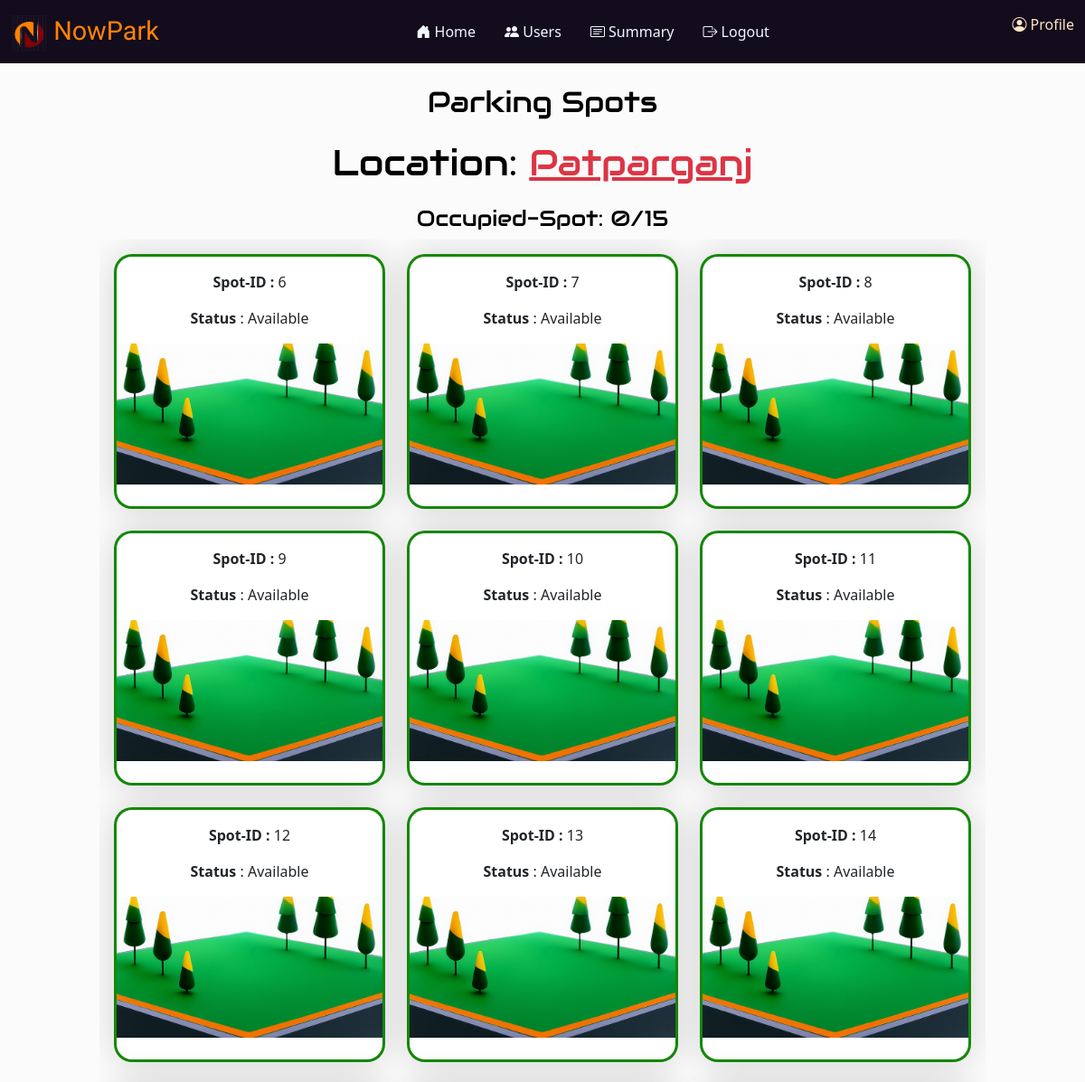
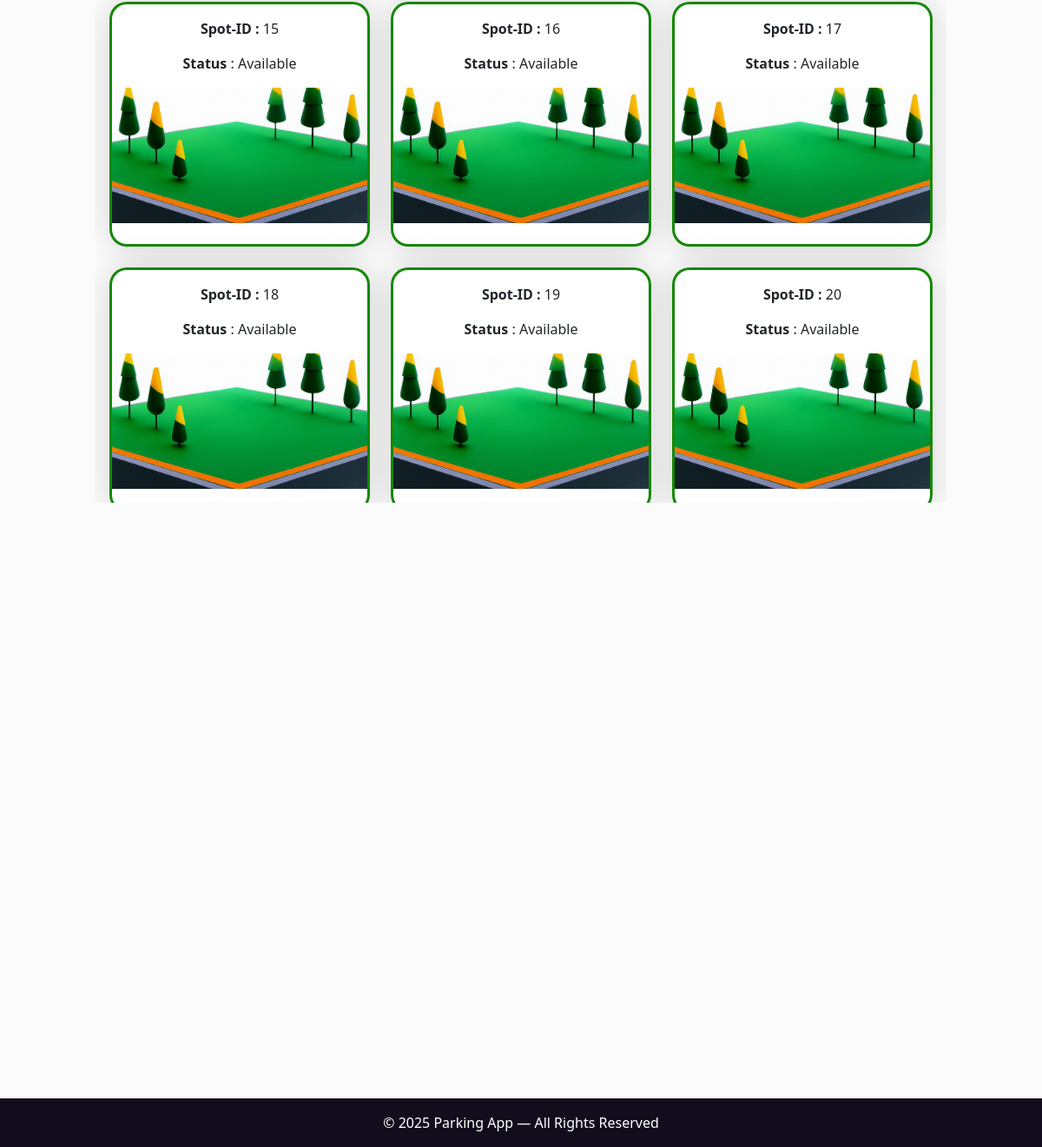
The app's page /ViewSpot/1 (signed in) with its own data (2 pictures, top to bottom).
### App/models.py (models this page shows)
class Parking_Lot(db.Model):
    __tablename__= "parking_lot"
    id= db.Column(db.Integer, primary_key= True)
    prime_location_name = db.Column(db.String(250), nullable= False)
    price = db.Column(db.Float, nullable= False)
    address = db.Column(db.String(250), nullable= False)
    pincode = db.Column(db.Integer, nullable= False)
    max_spots = db.Column(db.Integer, nullable= False)
    is_active = db.Column(db.Boolean, default=True)
    spots= db.relationship('Parking_Spot', back_populates = "lot")

class Parking_Spot(db.Model):
    __tablename__= "parking_spot"
    id = db.Column(db.Integer, primary_key = True)
    lot_id = db.Column(db.Integer, db.ForeignKey("parking_lot.id", ondelete="CASCADE"), nullable=False)
    status= db.Column(db.String(1), default="A", nullable=False)
    lot= db.relationship('Parking_Lot', back_populates= "spots")
    is_active = db.Column(db.Boolean, default=True)
    reservations = db.relationship("Reserving_Spot", back_populates="spot")

### App/controllers/admin.py (the view)
@admin.route("/ViewSpot/<int:id>", methods=["GET","POST"])
@login_required
@roles_required("admin")
def view_spot(id):
    Parkinglot=Parking_Lot.query.get_or_404(id)
    ParkingSpots=[ spot for spot in Parkinglot.spots if spot.is_active]
    reserved={spot.id: Reserving_Spot.query.filter_by(spot_id=spot.id).order_by(Reserving_Spot.parking_time.desc()).first() for spot in ParkingSpots}
    now=datetime.utcnow()+ timedelta(hours=5, minutes=30)
    return render_template("adminparkingspot.html", ParkingSpot=ParkingSpots, Parkinglot=Parkinglot, reserved=reserved, now=now, admin=current_user)

### App/models.py (called while the page is built)
    def get_role(self):
        return "admin"

### App/templates/adminparkingspot.html
{% extends "adminbase.html" %}
{% block content %}
<div class="container-fluid">
    <div class=" spotcontent">
        <div class="heading d-flex flex-column gap-3 align-items-center mt-4">
            <h2>Parking Spots</h2>
            <h1>Location: <u class="text text-danger">{{Parkinglot.prime_location_name}}</u></h1>
            <h4>Occupied-Spot: {{ParkingSpot | selectattr("status", "equalto", "O") | list | length}}/{{ParkingSpot|length}}
            </h4>
        </div>
        <div class="grid">
            {% for spot in ParkingSpot %}
            {% if spot.status == "O" %}
            {% set reservedspot= reserved[spot.id] %}
            {% set time = ((now-reservedspot.parking_time).total_seconds())/3600 %}
            {% set price= Parkinglot.price | float %}
            {% set cost= time* price %}
            <div class="card occupied">
                <div class="card-body ">
                    <p class="card-text"><b>Spot-ID :</b> {{spot.id}}</p>
                    <p class="card-text"><b>Status :</b> Occupied</p>
                </div>
                <img src="{{url_for('static',filename='images/carpark.png')}}" class="card-img-top img-fluid" alt="carpark">
                <button type="button" class=" button btn btn-warning " data-bs-toggle="modal"
                    data-bs-target="#spot_detail{{spot.id}}">
                    <p class="mb-0 text-center" >View Details</p>
                </button>
            </div>
            <div class="modal fade" id="spot_detail{{spot.id}}" data-bs-backdrop="static" data-bs-keyboard="false"
                tabindex="-1" aria-labelledby="staticBackdropLabel" aria-hidden="true">
                <div class="modal-dialog">
                    <div class="modal-content">
                        <div class="modal-header">
                            <h1 class="modal-title fs-5" id="staticBackdropLabel">Occupied Parking Spot Details</h1>
                            <button type="button" class="btn-close" data-bs-dismiss="modal" aria-label="Close"></button>
                        </div>
                        <div class="modal-body">
                            <form>
                                <div class="mb-3">
                                    <label for="occ_spot_id" class="form-label">ID</label>
                                    <input class="form-control" id="occ_spot_id" value="{{spot['id']}}" readonly>
                                </div>
                                <div class="mb-3">
                                    <label for="customer_id" class="form-label">Customer ID</label>
                                    <input class="form-control" id="customer_id" value="{{reservedspot.user_id}}"
                                        readonly>
                                </div>
                                <div class="mb-3">
                                    <label for="vehicle_no" class="form-label">Vehicle Number</label>
                                    <input class="form-control" id="vehicle_no" value="{{reservedspot.vehicle_no}}"
                                        readonly>
                                </div>
                                <div class="mb-3">
                                    <label for="Date-time" class="form-label">Date/time of parking</label>
                                    <input class="form-control" id="Date-time"
                                        value="{{reservedspot.parking_time.strftime('%d %B %Y, %I:%M %p')}}" readonly>
                                </div>
                                <div class="mb-3">
                                    <label for="cost" class="form-label">Est. parking cost</label>
                                    <input class="form-control" id="cost" value="₹{{cost | round(2)}}" readonly>
                                </div>
                                <button type="button" class="btn btn-secondary" data-bs-dismiss="modal">Close</button>
                            </form>
                        </div>
                    </div>
                </div>
            </div>
            {% else %}
            <div class="card available">
                <div class="card-body text-center ">
                    <p class="card-text"><b>Spot-ID :</b> {{spot.id}}</p>
                    <p class="card-text"><b>Status</b> : Available</p>
                </div>
                <img src="{{url_for('static',filename='images/available.png')}}" class="card-img-top pb-4"lt="carpark">
            </div>
            {% endif %}
            {% endfor %}
        </div>
    </div>
</div>
{% endblock %}

### App/templates/adminbase.html (shortened to what this page needs)
<!DOCTYPE html>
<html lang="en">
<head>
    <link href="https://cdn.jsdelivr.net/npm/bootstrap@5.3.7/dist/css/bootstrap.min.css" rel="stylesheet"
>
    <link rel="stylesheet" href="{{ url_for('static', filename='css/admin.css') }}">
    <link rel="stylesheet" href="https://cdn.jsdelivr.net/npm/bootstrap-icons@1.13.1/font/bootstrap-icons.min.css">
</head>
<body >
    <nav class="navbar ">
        <div class="container-fluid">
            <a class="navbar-brand" href="{{url_for('main.home')}}">
                <img src="{{url_for('static', filename='images/logo.png')}}" alt="Logo" width="40" height="40"
                    class="d-inline-block align-text-top">
                NowPark
            </a>
            <ul class="nav justify-content-center">
                <li class="nav-item">
                    <a class="nav-link" href="{{url_for('admin.admin_dashboard')}}"><i
                            class="bi bi-house-door-fill"></i> Home</a>
                </li>
                <li class="nav-item">
                    <a class="nav-link" href="{{url_for('admin.usersdetail')}}"><i class="bi bi-people-fill"></i>
                        Users</a>
                </li>
                <li class="nav-item">
                    <a class="nav-link" href="{{url_for('admin.summary')}}"><i class="bi bi-card-text"></i> Summary</a>
                </li>
                <li class="nav-item">
                    <a class="nav-link" data-bs-toggle="modal" data-bs-target="#logout_admin"><i
                            class="bi bi-box-arrow-right"></i> Logout</a>
                </li>
            </ul>
            <p class="nav-item profile" data-bs-toggle="modal" data-bs-target="#editprofile"><i
                    class="bi bi-person-circle"></i> Profile</p>
        </div>
    </nav>
    <main >
        {% block content %}
        {% endblock %}
    </main>
    <footer class=" text-white text-center p-3 ">
        © 2025 Parking App — All Rights Reserved
    </footer>
</body>
</html>

### App/static/css/admin.css (style rules this page uses)
html, body { height: 100%; margin: 0; }
body { background-color: #FBFBFB; display: flex; flex-direction: column; }
.navbar, footer { background-color: #130c1d; }
.navbar-brand { font-family: 'Chicle', sans-serif; font-size: 1.8rem; color: #ff8208; }
main { flex-grow: 1; display: flex; flex-direction: column; }
.nav-item { color: bisque; }
.nav-link { color: aliceblue; }
.heading { display: flex; justify-content: center; color: black; font-family: "Audiowide", sans-serif; font-weight: 400; font-style: normal; }
.spotcontent { display: flex; flex-direction: column; align-items: center; }
.grid { display: grid; grid-template-columns: repeat(auto-fit, minmax(300px, 1fr)); gap: 1.5rem; padding: 1rem; max-width: 100%; overflow-x:auto; max-height: 60vh; }
.card { width: 100%; max-width: 300px; box-shadow: 0px 0px 40px 0px rgba(0, 0, 0, 0.158); border-radius: 20px; display: flex; align-items: center; }
.available { border: 3px solid rgba(15, 133, 0, 0.973); }
.card-img-top { height: 180px; object-fit: cover; }

### records on screen
Parking_Lot: prime_location_name "Patparganj"
Parking_Spot: id "6"
Parking_Spot: id "7"
Parking_Spot: id "8"
Parking_Spot: id "9"
Parking_Spot: id "10"
Parking_Spot: id "11"
Parking_Spot: id "12"
Parking_Spot: id "13"
Parking_Spot: id "14"
Parking_Spot: id "15"
Parking_Spot: id "16"
Parking_Spot: id "17"
Parking_Spot: id "18"
Parking_Spot: id "19"
Parking_Spot: id "20"

### other values on screen
{{ ParkingSpot | selectattr("status", "equalto", "O") | list | length }} "0"
{{ ParkingSpot|length }} "15"
